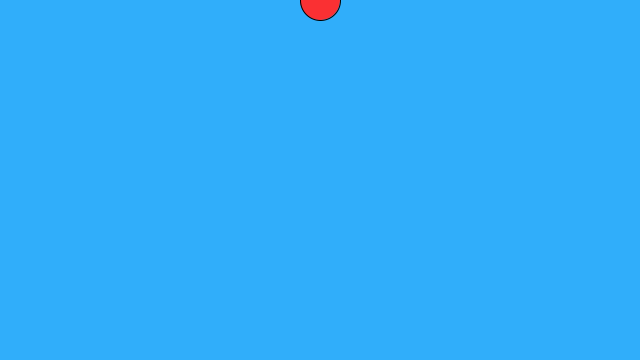
Frame 1 (no input)
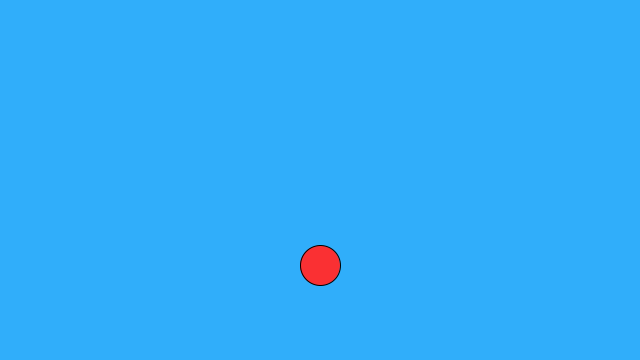
Frame 60 (the mouse pressed at the canvas centre just before this capture)
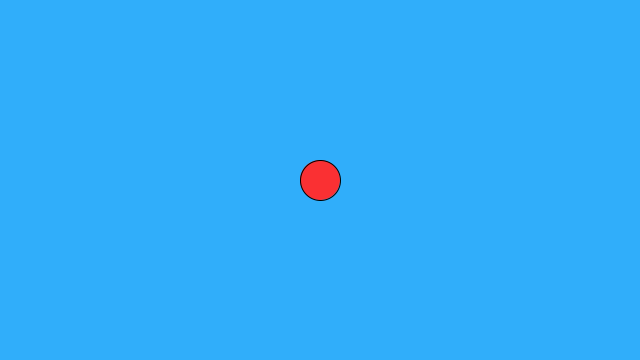
Frame 120 (the mouse held since frame 60 and released just before this capture)

The Processing sketch that drew these frames (run headless with seeded random() and noise(); from frame 60 on, the mouse is pressed at the canvas centre):

// Processing sketch: BouncingBal
// ── BouncingBal.pde
ball b;

float c = 0.1;

void setup(){
    size(640,360);
    b = new ball();
}

void draw(){
    PVector gravity = new PVector(0, 0.3);
    b.applyForce(gravity);
    
    PVector wind = new PVector(0.1,0);
    //b.applyForce(wind);
    
    PVector friction = b.vel.get();
    friction.normalize();
    friction.mult(-c);
    
    //b.applyForce(friction);
  
    b.render();
    b.motion();
    b.logic();
    
    if ( mousePressed ) {
      b.pos.x = mouseX;
      b.pos.y = mouseY;
    }
    
}

// ── ball.pde
class ball {
  PVector pos;
  PVector vel;
  PVector acc;

  float mass;

  ball() {
    pos = new PVector( width/2, 0/2);
    vel = new PVector( 0, 0);
    acc = new PVector(0, 0);
    mass = 2;
  }

  void render() {
    background(#30AEFA);

    fill(#FA3033);
    ellipse(pos.x, pos.y, mass*20, mass*20);
  }

  void motion() {
    vel.add(acc);
    pos.add(vel);
    acc.mult(0);
  }

  void logic() {
    if ( pos.x > width ) {
      pos.x = width;
      vel.x *= -1;
    } else if ( pos.x < 0 ) {
      pos.x = 0;
      vel.x = vel.x* -1;
    }

    if ( pos.y > height) {
      pos.y = height;
      vel.y *= -1;
    }
  }

  void applyForce( PVector force) {
    PVector f = PVector.div(force, mass);
    acc.add(f);
  }
}
